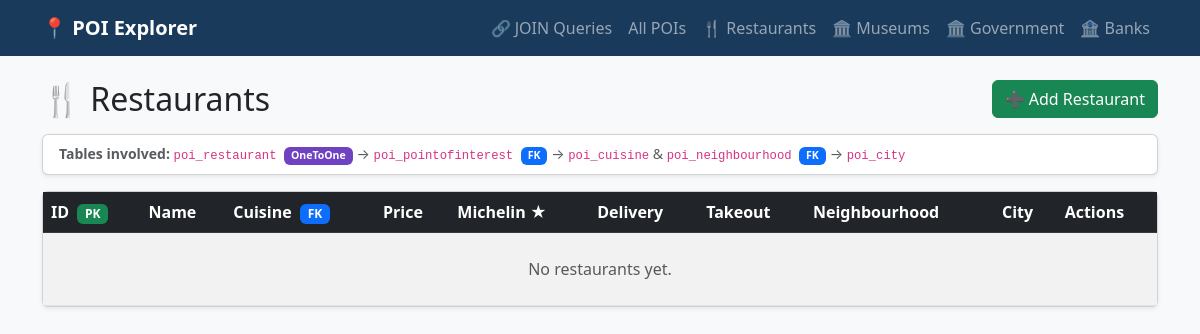
The page /restaurants/ on the database as committed earlier.
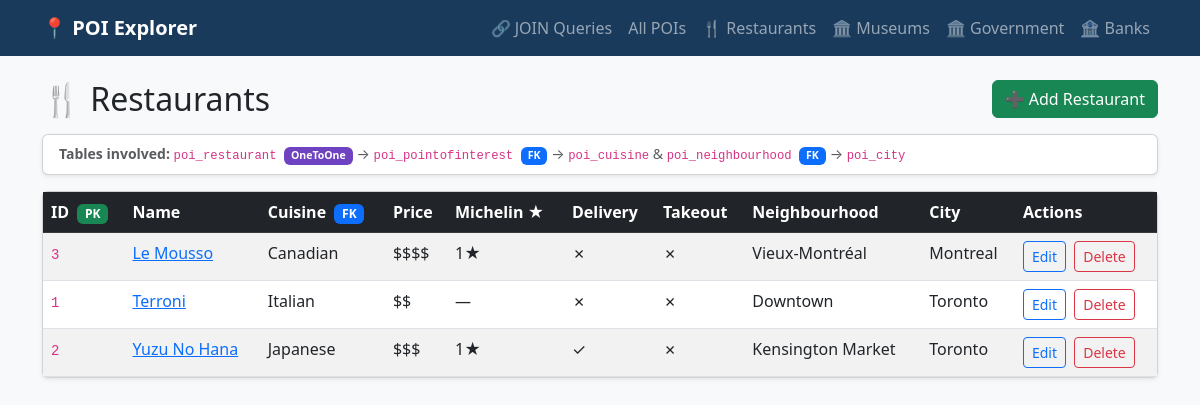
The same page on the database as committed later.
### poi/models.py (models this page shows, shortened)
class Restaurant(models.Model):
    poi = models.OneToOneField(
        PointOfInterest,
        on_delete=models.CASCADE,
        related_name='restaurant'
    )
    cuisine         = models.ForeignKey(
        Cuisine,
        on_delete=models.SET_NULL,
        null=True,
        related_name='restaurants'
    )
    seating_capacity = models.PositiveIntegerField(default=0)
    price_range      = models.CharField(
        max_length=10,
        choices=[('$','$'), ('$$','$$'), ('$$$','$$$'), ('$$$$','$$$$')],
        default='$$'
    )
    has_delivery     = models.BooleanField(default=False)
    has_takeout      = models.BooleanField(default=False)
    michelin_stars   = models.PositiveSmallIntegerField(default=0)
    opening_hours    = models.CharField(max_length=200, blank=True)

class PointOfInterest(models.Model):
    POI_TYPES = [
        ('restaurant', 'Restaurant'),
        ('museum',     'Museum'),
        ('government', 'Government'),
        ('bank',       'Bank'),
    ]
    name          = models.CharField(max_length=200)
    latitude      = models.DecimalField(max_digits=9, decimal_places=6)
    longitude     = models.DecimalField(max_digits=9, decimal_places=6)
    address       = models.CharField(max_length=300, blank=True)
    phone         = models.CharField(max_length=30,  blank=True)
    website       = models.URLField(blank=True)
    poi_type      = models.CharField(max_length=20, choices=POI_TYPES)
    neighbourhood = models.ForeignKey(
        Neighbourhood,
        on_delete=models.SET_NULL,
        null=True, blank=True,
        related_name='points_of_interest'
    )
    created_at    = models.DateTimeField(auto_now_add=True)
    updated_at    = models.DateTimeField(auto_now=True)
    class Meta:
        verbose_name        = "Point of Interest"
        verbose_name_plural = "Points of Interest"

class Cuisine(models.Model):
    name        = models.CharField(max_length=100)   # e.g. Italian, Japanese
    description = models.TextField(blank=True)
    def __str__(self):
        return self.name

class Neighbourhood(models.Model):
    name = models.CharField(max_length=100)
    city = models.ForeignKey(
        City,
        on_delete=models.CASCADE,
        related_name='neighbourhoods'
    )

class City(models.Model):
    name    = models.CharField(max_length=100)
    country = models.CharField(max_length=100)
    class Meta:
        verbose_name_plural = "Cities"

### poi/views.py (the view)
# urls.py: path('restaurants/',                    views.restaurant_list,   name='restaurant_list'),
def restaurant_list(request):
    qs = Restaurant.objects.select_related(
        'poi', 'poi__neighbourhood__city', 'cuisine'
    ).order_by('poi__name')
    return render(request, 'poi/restaurant_list.html', {'restaurants': qs})

### poi/templates/poi/restaurant_list.html (shortened to what this page needs)
{% extends "poi/base.html" %}
{% block content %}
<div class="d-flex justify-content-between align-items-center mb-3">
  <h2 class="mb-0">🍴 Restaurants</h2>
  <a href="{% url 'poi:restaurant_create' %}" class="btn btn-success">➕ Add Restaurant</a>
</div>
<div class="card shadow-sm mb-3">
  <div class="card-body py-2 px-3 small text-muted">
    <strong>Tables involved:</strong>
    <code>poi_restaurant</code>
    <span class="badge bg-purple text-white mx-1" style="background:#6f42c1!important">OneToOne</span>→
    <code>poi_pointofinterest</code>
    <span class="badge bg-primary mx-1">FK</span>→
    <code>poi_cuisine</code> &amp;
    <code>poi_neighbourhood</code>
    <span class="badge bg-primary mx-1">FK</span>→
    <code>poi_city</code>
  </div>
</div>
<div class="card shadow-sm">
  <div class="card-body p-0">
    <div class="table-responsive">
      <table class="table table-striped table-hover mb-0">
        <thead class="table-dark">
          <tr>
            <th>ID <span class="badge bg-success ms-1">PK</span></th>
            <th>Name</th>
            <th>Cuisine <span class="badge bg-primary ms-1">FK</span></th>
            <th>Price</th>
            <th>Michelin ★</th>
            <th>Delivery</th>
            <th>Takeout</th>
            <th>Neighbourhood</th>
            <th>City</th>
            <th>Actions</th>
          </tr>
        </thead>
        <tbody>
          {% for r in restaurants %}
          <tr>
            <td><code>{{ r.pk }}</code></td>
            <td><a href="{% url 'poi:poi_detail' r.poi.pk %}">{{ r.poi.name }}</a></td>
            <td>{{ r.cuisine }}</td>
            <td>{{ r.price_range }}</td>
            <td>{% if r.michelin_stars %}{{ r.michelin_stars }}★{% else %}—{% endif %}</td>
            <td>{% if r.has_delivery %}✓{% else %}✗{% endif %}</td>
            <td>{% if r.has_takeout %}✓{% else %}✗{% endif %}</td>
            <td>{{ r.poi.neighbourhood.name|default:"—" }}</td>
            <td>{{ r.poi.neighbourhood.city.name|default:"—" }}</td>
            <td>
              <a href="{% url 'poi:restaurant_edit' r.pk %}" class="btn btn-sm btn-outline-primary me-1">Edit</a>
              <a href="{% url 'poi:restaurant_delete' r.pk %}" class="btn btn-sm btn-outline-danger">Delete</a>
            </td>
          </tr>
          {% empty %}
          <tr><td colspan="10" class="text-center text-muted py-4">No restaurants yet.</td></tr>
          {% endfor %}
        </tbody>
      </table>
    </div>
  </div>
</div>
{% endblock %}

Rows that differ between the two databases and show on the page:
added Restaurant: pk "3", poi.name "Le Mousso", cuisine "Canadian", price_range "$$$$", michelin_stars "1", poi.neighbourhood.name "Vieux-Montréal", poi.neighbourhood.city.name "Montreal"
added Restaurant: pk "1", poi.name "Terroni", cuisine "Italian", price_range "$$", poi.neighbourhood.name "Downtown", poi.neighbourhood.city.name "Toronto"
added Restaurant: pk "2", poi.name "Yuzu No Hana", cuisine "Japanese", price_range "$$$", michelin_stars "1", poi.neighbourhood.name "Kensington Market", poi.neighbourhood.city.name "Toronto"
Other text that changed with them:
text no longer shown: "No restaurants yet."
